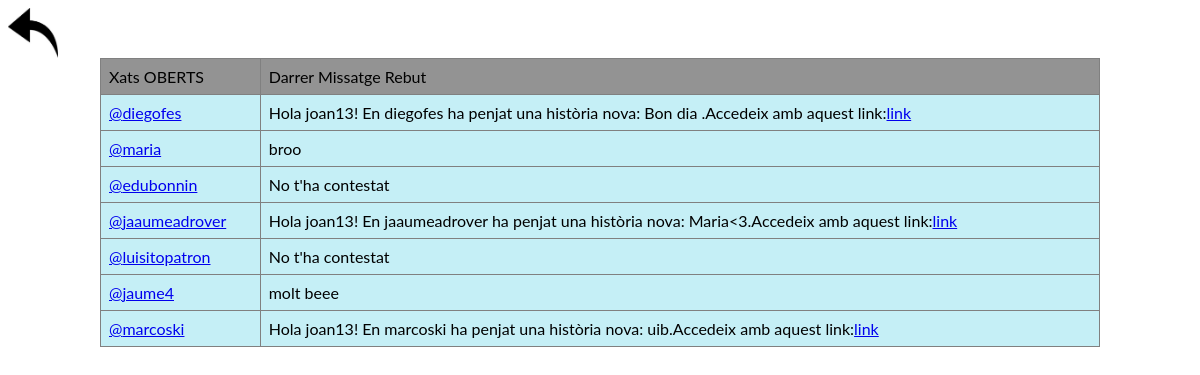
The page /SocialNetwork/html/messages.php (signed in) on the database its author committed.
### tables this page shows
CREATE TABLE `usuari` (
  `idUsuari` varchar(20) NOT NULL,
  `nom` varchar(15) DEFAULT NULL,
  `cognom` varchar(15) DEFAULT NULL,
  `dataNaixament` date DEFAULT NULL,
  `telefon` varchar(9) DEFAULT NULL,
  `email` varchar(30) DEFAULT NULL,
  `contrasenya` varchar(25) DEFAULT NULL,
  `sexe` enum('home','dona','altres') DEFAULT NULL
);

CREATE TABLE `missatge` (
  `idMissatge` int(8) NOT NULL,
  `descripcio` varchar(250) DEFAULT NULL,
  `dataEnviat` datetime DEFAULT NULL,
  `idUsuariEmissor` varchar(20) DEFAULT NULL,
  `idUsuariReceptor` varchar(20) DEFAULT NULL
);

### SocialNetwork/html/messages.php (the view, shortened to what this page needs)
<?php
    include "../includes/conection.php";
    $idUsuari=$_SESSION['nombre'];
    $numPubli=" (SELECT DISTINCT idUsuariReceptor FROM Missatge WHERE idUsuariEmissor= '".$idUsuari."')
                UNION (SELECT DISTINCT idUsuariEmissor FROM Missatge WHERE idUsuariReceptor= '".$idUsuari."')";
    $consultapubli=mysqli_query($conexio,$numPubli);
    $numResults = mysqli_num_rows($consultapubli);
    if ($numResults>0) {
        ?>
    <div id="back">
            <a href="principal.php"><img src="../images/back.png" width="50"
        height="50" alt="Snow"></a>
        </div>
    <div class="container" style="text-align:center;">
        <table border="1" style="margin: 0 auto;">
     <tr>
        <td>Xats OBERTS</td>
        <td>Darrer Missatge Rebut</td>
    </tr>
    <?php
        while($row=mysqli_fetch_array($consultapubli)){
            $string2 = "SELECT idUsuari,nom, cognom FROM Usuari WHERE idUsuari = '" . $row["idUsuariReceptor"] . "'";
            $darrerMissatge = "SELECT descripcio FROM Missatge WHERE Missatge.idUsuariReceptor = '" . $idUsuari . "' AND Missatge.idUsuariEmissor = '" . $row["idUsuariReceptor"] . "' ORDER BY dataEnviat ASC LIMIT 1;";
            $darrerMissatge = mysqli_query($conexio,$darrerMissatge);
            $row3 = mysqli_fetch_array($darrerMissatge);
            $consulta2 = mysqli_query($conexio,$string2);
            $row2 = mysqli_fetch_array($consulta2);
    ?>
            <tr>
                <?php
                $cadena="chat.php?id=" . $row2["idUsuari"];
                ?>
                    <td><a href=<?php echo $cadena; ?>><?php echo "@" . $row2["idUsuari"]; ?></a></td>
                    <td><?php if(mysqli_num_rows($darrerMissatge)){ echo $row3['descripcio'];}else{echo "No t'ha contestat";} ?></td>
             </tr>
            <?php
            }
    ?>
        </table>
    </div>
    <?php
    }else{
        echo "Encara no tens missatges";
    }
        ?>
<html>
</html>

### SocialNetwork/html/messages.php (style rules this page uses)
.container { max-width: 1000px; margin-left: auto; margin-right: auto; padding-left: 10px; padding-right: 10px; }
table { border-collapse: collapse; width: 100%; }
th, td { text-align: left; padding: 8px; }
tr:nth-child(n) { background-color: #C5EFF6; }
tr:nth-child(1) { background-color: #939393; }

### rows shown on the page
usuari: idUsuari "diegofes"
missatge: descripcio "Hola joan13! En diegofes ha penjat una història nova: Bon dia .Accedeix amb aquest link: link"
usuari: idUsuari "maria"
missatge: descripcio "broo"
usuari: idUsuari "edubonnin"
usuari: idUsuari "jaaumeadrover"
missatge: descripcio "Hola joan13! En jaaumeadrover ha penjat una història nova: Maria<3.Accedeix amb aquest link: link"
usuari: idUsuari "luisitopatron"
usuari: idUsuari "jaume4"
missatge: descripcio "molt beee"
usuari: idUsuari "marcoski"
missatge: descripcio "Hola joan13! En marcoski ha penjat una història nova: uib.Accedeix amb aquest link: link"
